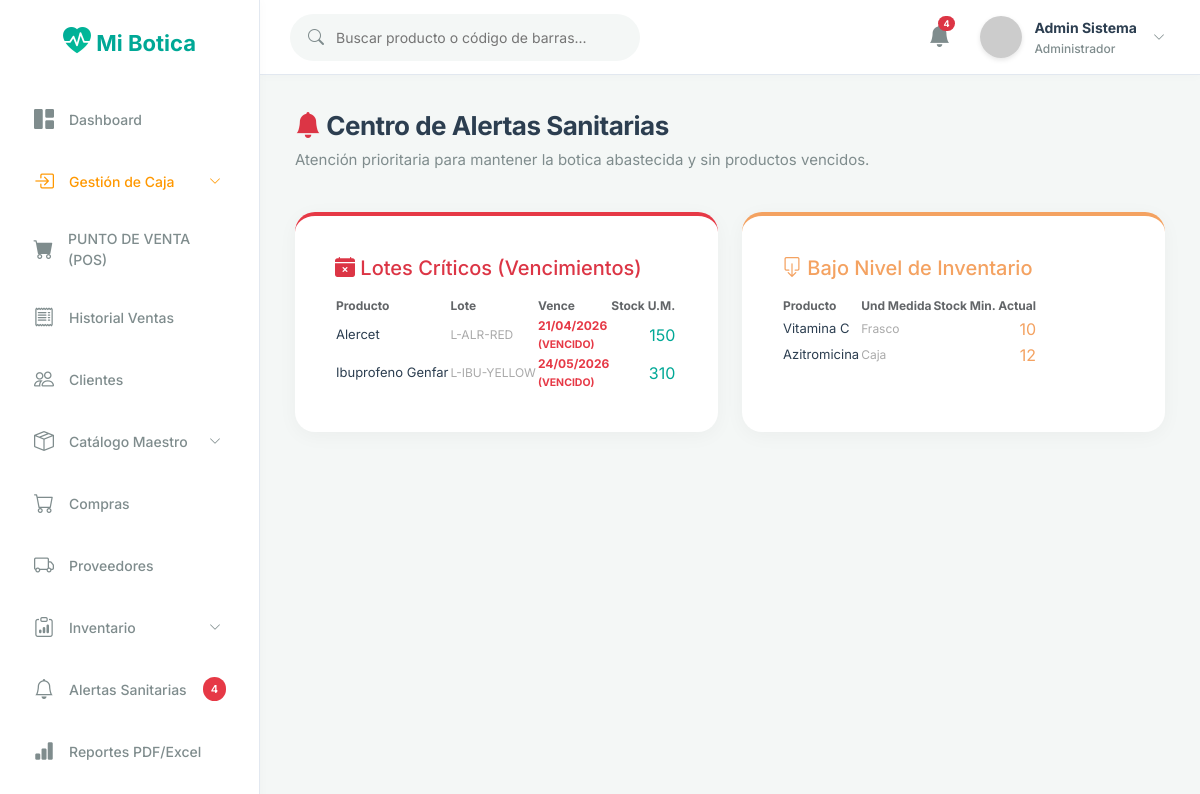
The page /notificacion/index (signed in) on the database its author committed.
### tables this page shows
CREATE TABLE `inventario_lotes` (
  `id` int NOT NULL AUTO_INCREMENT,
  `id_producto` int NOT NULL,
  `id_compra_detalle` int DEFAULT NULL,
  `codigo_lote` varchar(50) NOT NULL,
  `fecha_vencimiento` date NOT NULL,
  `cantidad_inicial` int NOT NULL,
  `cantidad_disponible` int NOT NULL,
  `estado` tinyint(1) DEFAULT '1',
  PRIMARY KEY (`id`),
  KEY `id_producto` (`id_producto`),
  KEY `id_compra_detalle` (`id_compra_detalle`),
  CONSTRAINT `inventario_lotes_ibfk_1` FOREIGN KEY (`id_producto`) REFERENCES `productos` (`id`) ON DELETE RESTRICT,
  CONSTRAINT `inventario_lotes_ibfk_2` FOREIGN KEY (`id_compra_detalle`) REFERENCES `compra_detalles` (`id`) ON DELETE CASCADE
);

CREATE TABLE `productos` (
  `id` int NOT NULL AUTO_INCREMENT,
  `codigo_barras` varchar(50) DEFAULT NULL,
  `nombre_generico` varchar(150) NOT NULL,
  `nombre_comercial` varchar(150) NOT NULL,
  `concentracion` varchar(100) DEFAULT NULL,
  `forma_farmaceutica` varchar(100) DEFAULT NULL,
  `id_laboratorio` int DEFAULT NULL,
  `id_categoria` int DEFAULT NULL,
  `precio_compra` decimal(10,2) NOT NULL DEFAULT '0.00',
  `precio_venta` decimal(10,2) NOT NULL DEFAULT '0.00',
  `margen_ganancia` decimal(5,2) NOT NULL DEFAULT '0.00',
  `unidad_medida` varchar(50) DEFAULT NULL,
  `requiere_receta` tinyint(1) DEFAULT '0',
  `stock_actual` int NOT NULL DEFAULT '0',
  `stock_minimo` int NOT NULL DEFAULT '10',
  `estado` tinyint(1) DEFAULT '1',
  `fraccionable` tinyint(1) DEFAULT '0',
  `unidades_por_caja` int DEFAULT '1',
  `unidad_fraccion` varchar(50) DEFAULT NULL,
  `precio_fraccion` decimal(10,2) DEFAULT '0.00',
  PRIMARY KEY (`id`),
  UNIQUE KEY `codigo_barras` (`codigo_barras`),
  KEY `id_laboratorio` (`id_laboratorio`),
  KEY `id_categoria` (`id_categoria`),
  CONSTRAINT `productos_ibfk_1` FOREIGN KEY (`id_laboratorio`) REFERENCES `laboratorios` (`id`) ON DELETE SET NULL,
  CONSTRAINT `productos_ibfk_2` FOREIGN KEY (`id_categoria`) REFERENCES `categorias` (`id`) ON DELETE SET NULL
);

### app/controllers/NotificacionController.php (called while the page is built, shortened)
<?php
class NotificacionController extends Controller {
    public function index() {
        $invModel = $this->model('Inventario');
        $lotesVencer = $invModel->getLotesProximosVencer(90);
        $stockBajo = $invModel->getProductosBajoStock(20);
        $data = [
            'title' => 'Centro de Alertas Sanitarias',
            'lotes' => $lotesVencer,
            'bajos' => $stockBajo
        ];
        $this->view('notificaciones/index', $data);
    }
}

### app/core/App.php (called while the page is built, shortened)
<?php
class App {
    protected $method = 'login';
    public function __construct() {
        $url = $this->parseUrl();
        if (isset($url[0]) && file_exists('../app/controllers/' . ucfirst($url[0]) . 'Controller.php')) {
            unset($url[0]);
        }
        $this->controller = new $this->controller;
        if (isset($url[1])) {
            if (method_exists($this->controller, $url[1])) {
                $this->method = $url[1];
                unset($url[1]);
            }
        }
        $this->params = $url ? array_values($url) : [];
        call_user_func_array([$this->controller, $this->method], $this->params);
    }
    public function parseUrl() {
        if (isset($_GET['url'])) {
            return explode('/', filter_var(rtrim($_GET['url'], '/'), FILTER_SANITIZE_URL));
        }
        return [];
    }
}

### public/index.php (called while the page is built, shortened)
<?php
require_once '../app/config/database.php';
require_once '../app/core/App.php';
require_once '../app/core/Controller.php';
$app = new App();

### app/models/Inventario.php (called while the page is built, shortened)
<?php
class Inventario {
    private $conn;
    public function __construct($dbConn = null) {
        if ($dbConn) {
            $this->conn = $dbConn;
        } else {
            $db = new Database();
            $this->conn = $db->getConnection();
        }
    }
    public function getLotesProximosVencer($dias = 90) {
        $query = "SELECT p.nombre_comercial as producto, l.codigo_lote as lote, l.fecha_vencimiento, l.cantidad_disponible as stock
                  FROM inventario_lotes l
                  INNER JOIN productos p ON l.id_producto = p.id
                  WHERE l.cantidad_disponible > 0
                  AND l.estado = 1
                  AND l.fecha_vencimiento <= DATE_ADD(CURDATE(), INTERVAL :dias DAY)
                  ORDER BY l.fecha_vencimiento ASC";
        $stmt = $this->conn->prepare($query);
        $stmt->bindParam(':dias', $dias, PDO::PARAM_INT);
        $stmt->execute();
        return $stmt->fetchAll(PDO::FETCH_ASSOC);
    }
    public function getProductosBajoStock($limite = 20) {
        $query = "SELECT id, nombre_comercial as producto, stock_actual as stock, unidad_medida
                  FROM productos
                  WHERE stock_actual <= :limite AND estado = 1
                  ORDER BY stock_actual ASC";
        $stmt = $this->conn->prepare($query);
        $stmt->bindParam(':limite', $limite, PDO::PARAM_INT);
        $stmt->execute();
        return $stmt->fetchAll(PDO::FETCH_ASSOC);
    }
}

### app/config/database.php (called while the page is built, shortened)
<?php
class Database {
    private $host = "localhost";
    private $db_name = "botica_db";
    private $username = "root";
    private $password = "";
    public function getConnection() {
        $this->conn = null;
        try {
            $this->conn = new PDO("mysql:host=" . $this->host . ";dbname=" . $this->db_name . ";charset=utf8mb4", $this->username, $this->password);
            $this->conn->exec("SET NAMES utf8mb4");
        } catch(PDOException $exception) {
            error_log("Error de conexión a la base de datos: " . $exception->getMessage());
            die("No se pudo conectar con la base de datos. Intente nuevamente más tarde.");
        }
        return $this->conn;
    }
}
?>

### app/views/notificaciones/index.php (the view)
<div class="page-content">
    <div class="row align-items-center mb-4">
        <div class="col">
            <h2 class="page-title"><i class="bi bi-bell-fill text-danger"></i> Centro de Alertas Sanitarias</h2>
            <p class="page-subtitle mt-2">Atención prioritaria para mantener la botica abastecida y sin productos vencidos.</p>
        </div>
    </div>
    <div class="row g-4">
        <div class="col-md-6">
            <div class="card card-metric h-100" style="border-top: 4px solid var(--danger);">
                <div class="card-body">
                    <h5 class="text-danger font-weight-bold mb-3"><i class="bi bi-calendar-x-fill"></i> Lotes Críticos (Vencimientos)</h5>
                    <div class="table-responsive">
                        <table class="table-custom">
                            <thead style="font-size: 12px; opacity: 0.7;">
                                <tr>
                                    <th>Producto</th>
                                    <th>Lote</th>
                                    <th>Vence</th>
                                    <th class="text-end">Stock U.M.</th>
                                </tr>
                            </thead>
                            <tbody>
                                <?php if(empty($data['lotes'])): ?>
                                    <tr><td colspan="4" class="text-center text-muted py-4">No hay lotes próximos a vencer.</td></tr>
                                <?php else: ?>
                                    <?php
                                    $hoy = new DateTime();
                                    foreach($data['lotes'] as $l):
                                        $fv = new DateTime($l['fecha_vencimiento']);
                                        $diff = $hoy->diff($fv)->days;
                                        $isVencido = $fv < $hoy;
                                        $color = $isVencido || $diff <= 30 ? 'color: var(--danger);' : 'color: var(--warning);';
                                    ?>
                                    <tr>
                                        <td style="color:var(--text-primary); font-size:13px;"><?php echo htmlspecialchars($l['producto']); ?></td>
                                        <td style="font-size:12px; color:#aaa;"><?php echo htmlspecialchars($l['lote']); ?></td>
                                        <td style="<?php echo $color; ?> font-weight:bold; font-size:12px;">
                                            <?php echo date('d/m/Y', strtotime($l['fecha_vencimiento'])); ?><br>
                                            <small>(<?php echo $isVencido ? 'VENCIDO' : "En $diff días"; ?>)</small>
                                        </td>
                                        <td class="text-end font-weight-bold" style="color:var(--accent-primary);"><?php echo $l['stock']; ?></td>
                                    </tr>
                                    <?php endforeach; ?>
                                <?php endif; ?>
                            </tbody>
                        </table>
                    </div>
                </div>
            </div>
        </div>
        <div class="col-md-6">
            <div class="card card-metric h-100" style="border-top: 4px solid var(--warning);">
                <div class="card-body">
                    <h5 class="text-warning font-weight-bold mb-3"><i class="bi bi-box-arrow-down"></i> Bajo Nivel de Inventario</h5>
                    <div class="table-responsive">
                        <table class="table-custom">
                            <thead style="font-size: 12px; opacity: 0.7;">
                                <tr>
                                    <th>Producto</th>
                                    <th>Und Medida</th>
                                    <th class="text-end">Stock Min. Actual</th>
                                </tr>
                            </thead>
                            <tbody>
                                <?php if(empty($data['bajos'])): ?>
                                    <tr><td colspan="3" class="text-center text-muted py-4">No hay productos con bajo stock.</td></tr>
                                <?php else: ?>
                                    <?php foreach($data['bajos'] as $b): ?>
                                    <tr>
                                        <td style="color:var(--text-primary); font-size:13px;"><?php echo htmlspecialchars($b['producto']); ?></td>
                                        <td style="font-size:12px; color:#aaa;"><?php echo htmlspecialchars($b['unidad_medida']); ?></td>
                                        <td class="text-end font-weight-bold" style="<?php echo $b['stock'] <= 5 ? 'color:var(--danger);' : 'color:var(--warning);'; ?>">
                                            <?php echo $b['stock']; ?>
                                        </td>
                                    </tr>
                                    <?php endforeach; ?>
                                <?php endif; ?>
                            </tbody>
                        </table>
                    </div>
                </div>
            </div>
        </div>
    </div>
</div>

### public/css/style.css (style rules this page uses)
:root { --bg-dark: #F4F7F6; --bg-card: #FFFFFF; --text-primary: #2C3E50; --text-secondary: #7F8C8D; --accent-primary: #00A896; --accent-hover: #028090; --accent-light: rgba(0, 168, 150, 0.1); --success: #02C39A; --success-bg: rgba(2, 195, 154, 0.1); --danger: #E63946; --danger-bg: rgba(230, 57, 70, 0.1); --warning: #F4A261; --border-color: #E2E8F0; }
body { font-family: 'Inter', sans-serif; background-color: var(--bg-dark); color: var(--text-primary); margin: 0; overflow-x: hidden; }
.page-content { padding: 35px; }
.page-title { font-size: 26px; font-weight: 700; color: var(--text-primary); margin: 0; letter-spacing: -0.5px; }
.page-subtitle { font-size: 15px; color: var(--text-secondary); margin-top: 5px; }
.card-metric { background-color: var(--bg-card); border-radius: 20px; padding: 24px; border: none; box-shadow: 0 4px 20px rgba(0, 0, 0, 0.04); transition: transform 0.3s ease, box-shadow 0.3s ease; }
.text-warning { color: var(--warning) !important; }

### rows shown on the page
inventario_lotes: id_producto.nombre_comercial "Alercet", codigo_lote "L-ALR-RED", fecha_vencimiento "21/04/2026", shows "VENCIDO", cantidad_disponible "150"
inventario_lotes: id_producto.nombre_comercial "Ibuprofeno Genfar", codigo_lote "L-IBU-YELLOW", fecha_vencimiento "24/05/2026", shows "VENCIDO", cantidad_disponible "310"
productos: nombre_comercial "Vitamina C", unidad_medida "Frasco", stock_actual "10"
productos: nombre_comercial "Azitromicina", unidad_medida "Caja", stock_actual "12"

### other values the page prints
$_totalNotifs "4"
$_SESSION['nombre'] "Admin Sistema"
$roles[$_SESSION['rol_id'] ?? 1] "Administrador"
